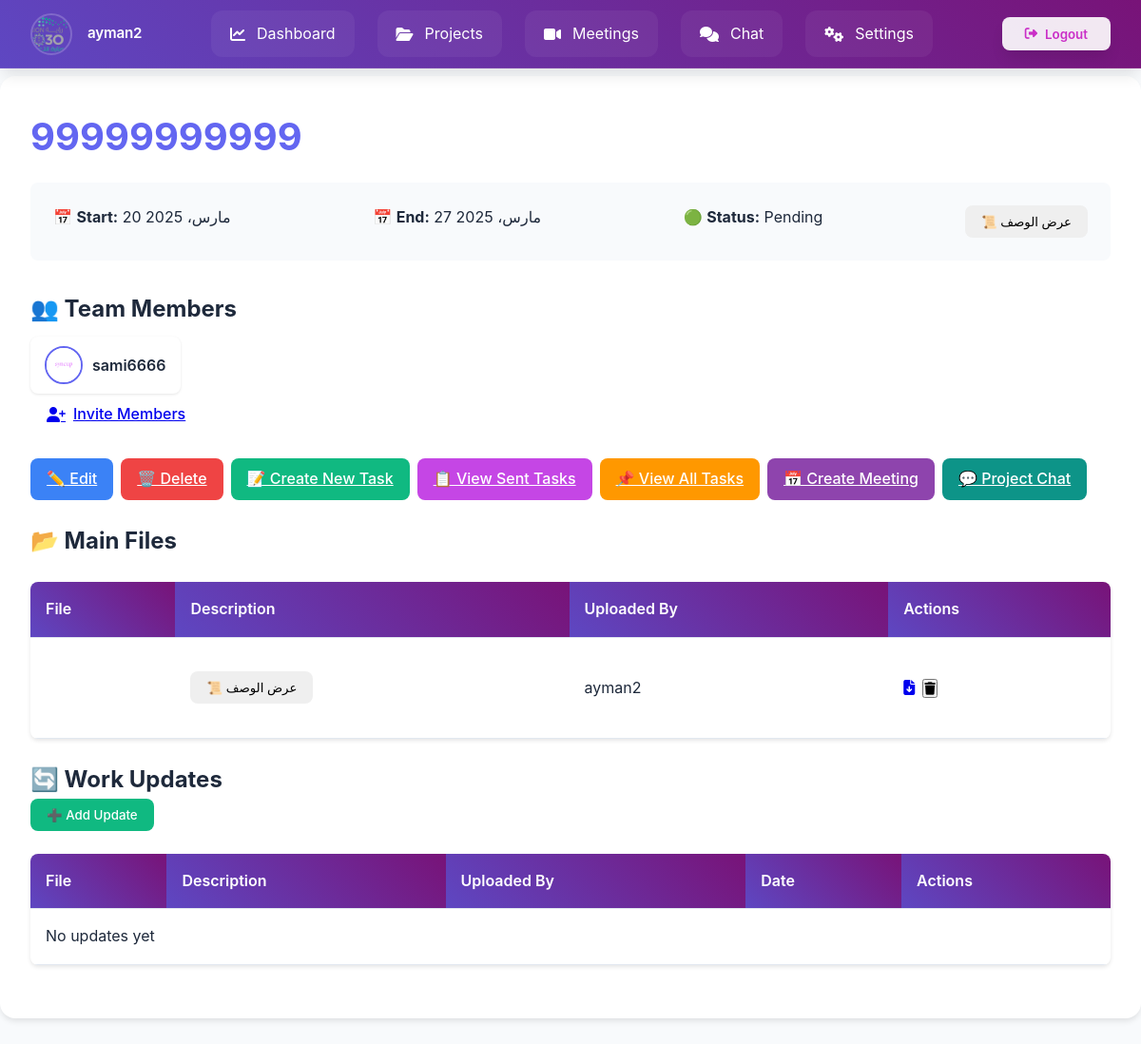
Before: /projects/43/ (signed in) with the older database file.
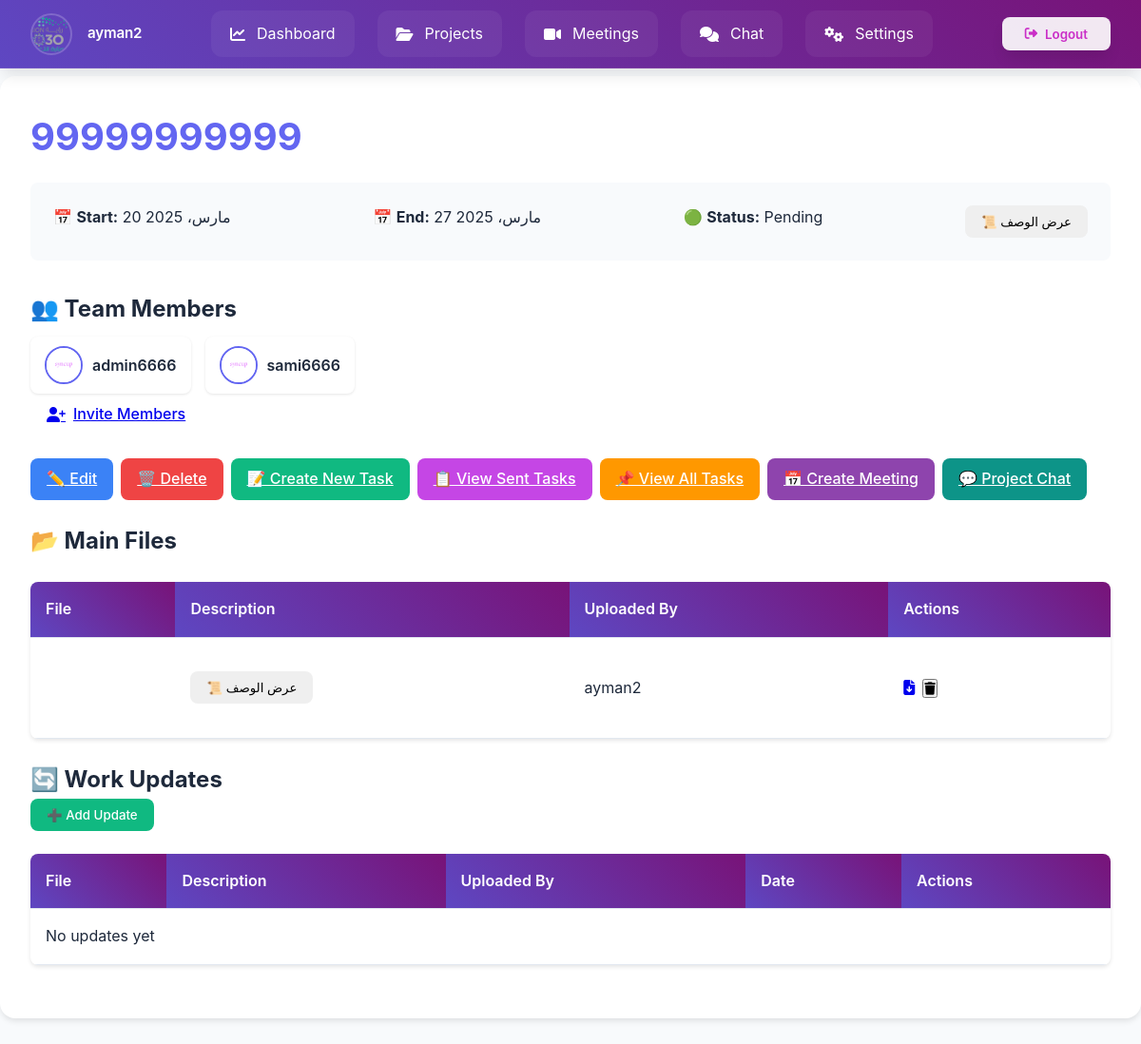
After: the same page with the newer database file.
### users/models.py (models this page shows, shortened)
class CustomUser(AbstractUser):
    phone_regex = RegexValidator(
        regex=r'^05\d{8}$',
        message="رقم الجوال يجب أن يبدأ بـ 05 ويحتوي على 10 أرقام فقط."
    )
    phone_number = models.CharField(
        max_length=10,
        unique=True,
        validators=[phone_regex],
        help_text="رقم الجوال يجب أن يبدأ بـ 05 ويكون مكونًا من 10 أرقام."
    )
    ROLE_CHOICES = [
        ('member', 'Member'),  # العضو العادي
        ('expert', 'Expert')   # الخبير
    ]
    role = models.CharField(
    max_length=10,
    choices=ROLE_CHOICES,
    default='member'
    )
    profile_image = models.ImageField(
    upload_to='profile_pics/',
    default='profile_pics/p.png',  # تعيين صورة افتراضية عند إنشاء الحساب
    blank=True,
    null=True
    )
    groups = models.ManyToManyField(
        'auth.Group',
        related_name='custom_user_groups',
        blank=True
    )
    user_permissions = models.ManyToManyField(
        'auth.Permission',
        related_name='custom_user_permissions',
        blank=True
    )

### projects/models.py (models this page shows, shortened)
class ProjectAttachment(models.Model):
    project = models.ForeignKey(Project, on_delete=models.CASCADE, related_name='attachments')
    file = models.FileField(upload_to='project_attachments/')
    file_name = models.CharField(max_length=255, blank=False)  # ✅ اسم الملف يُدخله المستخدم
    description = models.TextField(blank=True, null=True)  # ✅ وصف اختياري
    uploaded_at = models.DateTimeField(auto_now_add=True)  # ✅ تاريخ الإرفاق تلقائي
    uploaded_by = models.ForeignKey(CustomUser, on_delete=models.CASCADE, related_name='uploaded_files')  # ✅ من قام بالرفع
    is_main_file = models.BooleanField(default=False)  # ✅ تحديد إذا كان ملفًا رئيسيًا أم تحديثًا

### projects/views.py (the view, shortened to what this page needs)
# urls.py: path('<int:project_id>/', project_detail, name='project_detail'),  # عرض تفاصيل مشروع معين
@login_required
def project_detail(request, project_id):
    project = get_object_or_404(Project, id=project_id)
    project.update_progress()
    if not request.user.is_superuser and project.owner != request.user and request.user not in project.members.all():
        messages.error(request, "You do not have permission to view this project.")
        return redirect('projects_list')
    members = project.members.all()
    is_owner = project.owner == request.user
    is_member = request.user in project.members.all()
    pending_requests = []
    if is_owner:
        pending_requests = JoinRequest.objects.filter(project=project, status='pending')
    user_join_request = None
    if not is_owner and not is_member:
        user_join_request = JoinRequest.objects.filter(project=project, user=request.user, status='pending').first()
    available_users = CustomUser.objects.exclude(id__in=project.members.values_list('id', flat=True)).exclude(id=project.owner.id)
    main_files = ProjectAttachment.objects.filter(project=project, is_main_file=True)
    update_files = ProjectAttachment.objects.filter(project=project, is_main_file=False).order_by('-uploaded_at')
    return render(request, 'project_detail.html', {
        'project': project,
        'members': members,
        'is_owner': is_owner,
        'is_member': is_member,
        'pending_requests': pending_requests,
        'user_join_request': user_join_request,
        'available_users': available_users,  # ✅ تمرير المستخدمين المتاحين لدعوتهم
        'main_files': main_files,  # ✅ تمرير الملفات الرئيسية إلى القالب
        'update_files': update_files,  # ✅ تمرير التحديثات إلى القالب
    })

### projects/models.py (called while the page is built)
    def update_progress(self):
        total_tasks = self.tasks.count()  # Total number of tasks
        completed_tasks = self.tasks.filter(status='completed').count()  # Completed tasks
        if total_tasks > 0:
            self.progress = int((completed_tasks / total_tasks) * 100)
        else:
            self.progress = 0  # If no tasks, progress is 0%
        self.save()  # Save the updates

### templates/project_detail.html (shortened to what the changed rows need)
<!DOCTYPE html>
<html lang="en">
    <head>
</head>
<body>
    {% include 'navbar.html' %}
    <div class="container">
        <div class="top-section">
            <div class="project-card">
                <h1>{{ project.name }}</h1>
            </div>
            <div class="members-card">
                <h2>👥 Team Members</h2>
                <div class="members-grid">
                    {% for member in members %}
                    <div class="member-card">
                        <img src="{{ member.profile_image.url }}" alt="Avatar" class="member-avatar">
                        <span class="member-name">{{ member.username }}</span>
                    </div>
                    {% empty %}
                    <p>No members yet</p>
                    {% endfor %}
                </div>
            </div>
                    <div class="file-section">
            <h2>📂 Main Files</h2>
            <table>
                <thead>
                    <tr>
                        <th>File</th>
                        <th>Description</th>
                        <th>Uploaded By</th>
                        <th>Actions</th>
                    </tr>
                </thead>
                <tbody>
                    {% for file in main_files %}
                    <tr>
                        <td data-label="File">{{ file.file_name }}</td>
                        <td data-label="Description">
                            <button class="btn btn-info" onclick="openDescriptionModal(`{{ file.description|escapejs|default:'No description' }}`)">
                                📜 عرض الوصف
                            </button>
                        </td>
                        <td data-label="Uploaded By">{{ file.uploaded_by.username }}</td>
                        <td data-label="Actions">
                            <div class="btn-group">
                                <a href="{{ file.file.url }}" class="btn-icon btn-download-icon" download>
                                    <i class="fa-solid fa-file-arrow-down"></i>
                                </a>
                                <form method="POST" action="{% url 'delete_attachment' file.id %}">
                                    <button type="submit" class="btn-icon btn-delete-icon">
                                        <i class="fa-solid fa-trash"></i>
                                    </button>
                                </form>
                            </div>
                        </td>
                    </tr>
                    {% empty %}
                    <tr>
                        <td colspan="4" class="text-center">No files available</td>
                    </tr>
                    {% endfor %}
                </tbody>
            </table>
        </div>
        <div class="file-section">
            <h2>🔄 Work Updates</h2>
            <table>
                <thead>
                    <tr>
                        <th>File</th>
                        <th>Description</th>
                        <th>Uploaded By</th>
                        <th>Date</th>
                        <th>Actions</th>
                    </tr>
                </thead>
            </table>
        </div>
    </div>
</body>
</html>

Changed rows visible on the page:
now on this page (row edited): CustomUser: profile_image (picture), username "admin6666"
